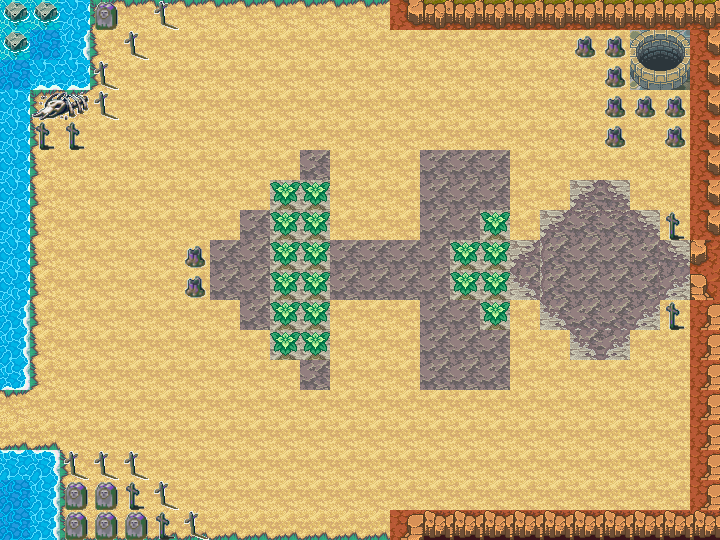

The image is a tile-based game level rendered from a .tmx file. Its description and source (layers, tilesets, objects; grid data summarised) follow:
An orthogonal 24x18 tile map with 30x30 px tiles, 1 tile layer (块层 1).

<map version="1.0" orientation="orthogonal" renderorder="right-down" width="24" height="18" tilewidth="30" tileheight="30">
 <tileset firstgid="1" name="05(dt)" tilewidth="30" tileheight="30">
  <image source="05(dt).png" trans="ffffff" width="720" height="540" />
 </tileset>
 <layer name="块层 1" width="24" height="18">
  <data>[432 cells, 432 non-empty, 432 distinct tile ids]</data>
 </layer>
</map>
